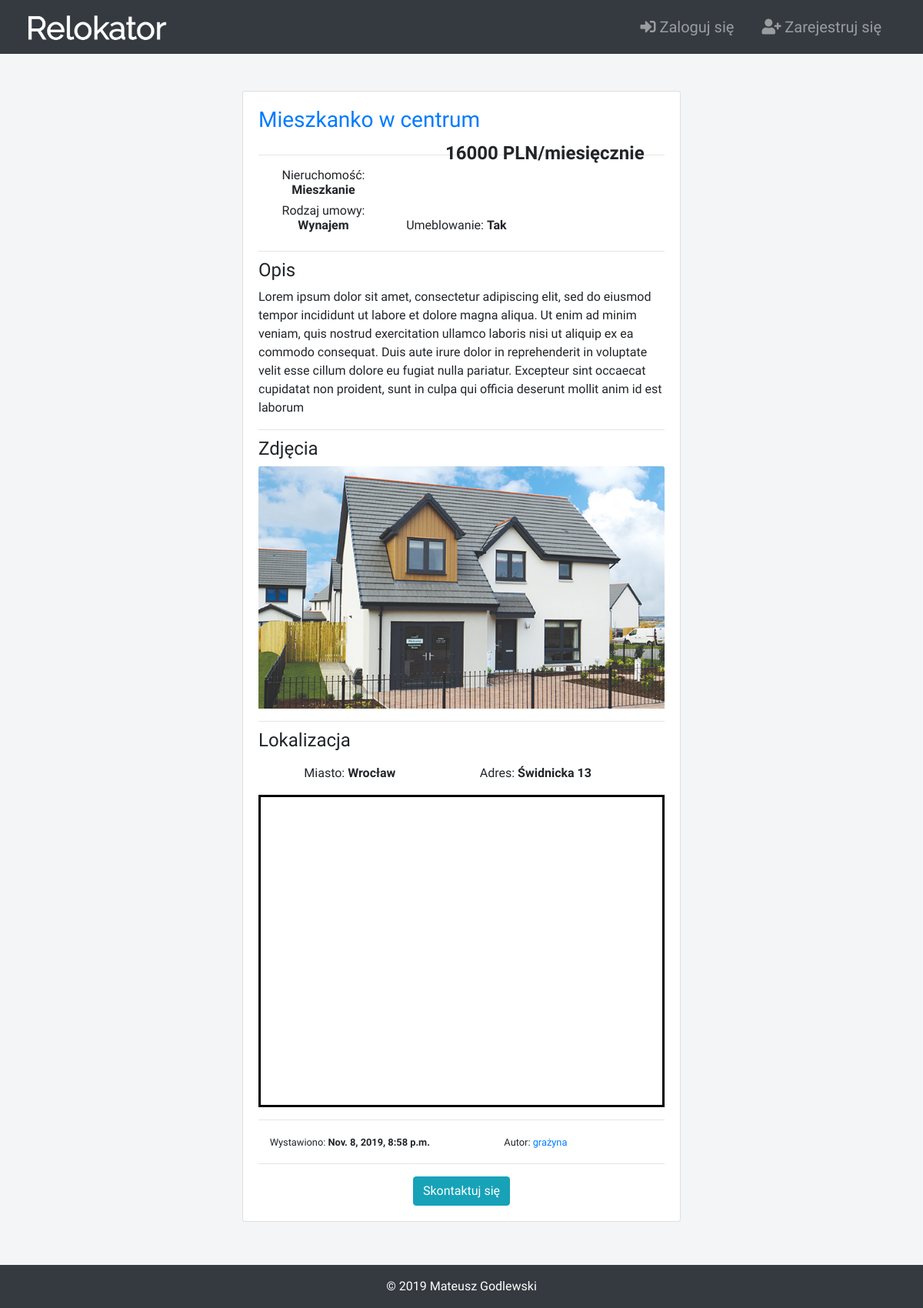
/adverts/12/, run on an earlier commit of the app's database.
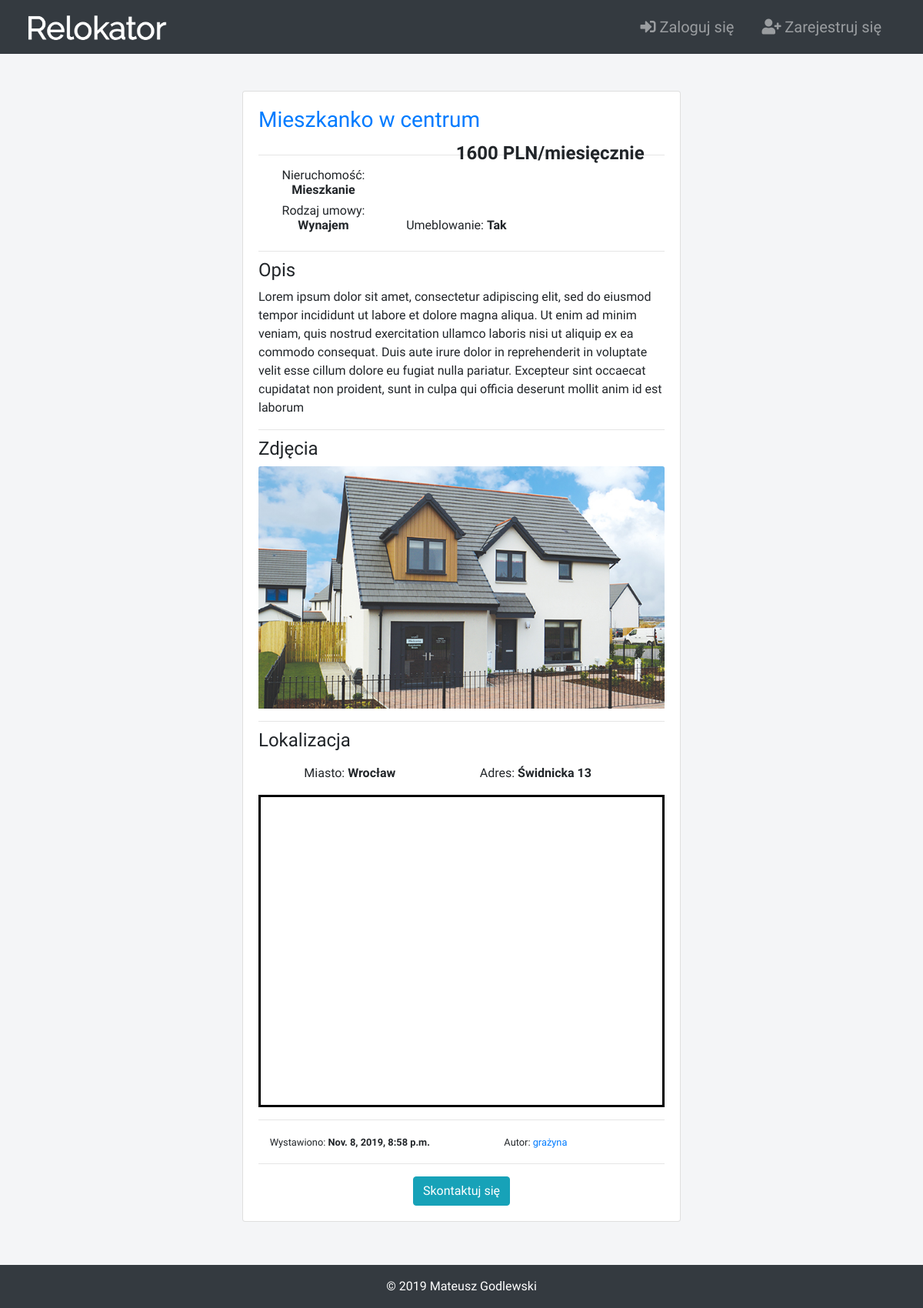
And on a later commit of the database.
### adverts/models.py (models this page shows, shortened)
class Advert(models.Model):
    objects = AdvertManager()   # advert manager, used for search
    location = GoogleMaps()     # adver google maps location object
    CATEGORY_CHOICES = (
        ("Dom", "Dom"),
        ("Mieszkanie", "Mieszkanie"),
        ("Pokój", "Pokój"),
    )
    TYPE_CHOICES = (
        ("Wynajem", "Wynajem"),
        ("Sprzedaż", "Sprzedaż")
    )
    slug = models.SlugField(null=True, blank=True)
    user = models.ForeignKey(User, default=1, null=True, on_delete=models.CASCADE)
    title = models.CharField(max_length=120, verbose_name="Tytuł")
    content = models.TextField(null=True, blank=True, verbose_name="Opis")
    category = models.CharField(max_length=10, choices=CATEGORY_CHOICES, verbose_name="Kategoria")
    advert_type = models.CharField(max_length=10, choices=TYPE_CHOICES, verbose_name="Typ")
    create_date = models.DateTimeField(default=timezone.now)
    furnished = models.BooleanField(default=False, verbose_name="Umeblowanie")
    city = models.CharField(max_length=100, blank=False, verbose_name="Miasto")
    address = models.CharField(max_length=100, blank=False, verbose_name="Adres")
    price = models.PositiveIntegerField(blank=False, null=False, verbose_name="Cena")
    image = models.ImageField(upload_to="images/", blank=True, null=True, verbose_name="Zdjęcia")
    map_url = models.CharField(max_length=200, default="") # google maps url
    map_coord_x = models.FloatField(default=0)  # longitude
    map_coord_y = models.FloatField(default=0)  # latitude

### accounts/models.py (models this page shows, shortened)
class Account(AbstractUser):
    username = models.CharField(max_length=50, unique=True, verbose_name="Nazwa użytkownika")
    first_name = models.CharField(max_length=100, unique=False, blank=False, verbose_name="Imię")
    last_name = models.CharField(max_length=100, unique=False, blank=True, verbose_name="Nazwisko")
    join_date = models.DateTimeField(default=timezone.now)
    email = models.EmailField(max_length=100, unique=True, blank=False, verbose_name="E-mail")
    phone_number = models.CharField(max_length=20, unique=True, blank=False, verbose_name="Numer telefonu")
    profile_image = models.ImageField(
        upload_to="profile_images/",
        blank=True,
        null=True,
        verbose_name="Zdjęcie profilowe",
    )
    USERNAME_FIELD = "username"
    REQUIRED_FIELDS = ["first_name", "email", "phone_number"]

### adverts/views.py (the view)
# urls.py: path("<str:advert_id>/", advert_detail_view),
def advert_detail_view(request, advert_id:str):
    template_name = "adverts/adverts-detail.html"
    advert = get_object_or_404(Advert, id=advert_id)
    companies = Company.objects.filter(Q(location=advert.city))
    user = Account.objects.get(username=str(advert.user))
    context = {
        "advert": advert,
        "companies": companies,
        "phone_number": user.phone_number,
        "email": user.email,
    }
    return render(request, template_name, context)

### adverts/models.py (called while the page is built)
    def get_queryset(self):
        return AdvertQuerySet(self.model, using=self._db)

### adverts/templates/adverts/adverts-detail.html (shortened to what this page needs)
{% extends "website/base.html" %}
{% block content %}
    <div id="advert-detail" class = "col-12 col-md-6 mx-auto mb-2 mt-">
        <div class = "card">
            <div class = "card-body">
                <h3 id="advert-detail-title" class="card-title">{{advert.title}}</h3>
                {% if advert.advert_type == "Wynajem" %}
                    <h4 id="advert-detail-price"><b>{{advert.price}} PLN/miesięcznie</b></h6>
                {% else %}
                    <h4 id="advert-detail-price"><b>{{advert.price}} PLN</b></h6>
                {% endif %}
                <hr>
                <div class="advert-detail-header"><h6>Nieruchomość: <b>{{advert.category}}</b></h6></div>
                <div class="advert-detail-header"><h6>Rodzaj umowy: <b>{{advert.advert_type}}</b></h6></div>
                <div class="advert-detail-header">
                {% if advert.furnished %}
                    <h6>Umeblowanie: <b>Tak</b></h6>
                {% else %}
                    <h6>Umeblowanie: <b>Nie</b></h6>
                {% endif %}
                </div>
                <hr>
                <h4 class="card-subtitle mb-2 text-bold">Opis</h4>
                <p class = "card-text">{{advert.content}}</p>
                <hr>
                <h4 class="card-subtitle mb-2 text-bold">Zdjęcia</h4>
                {% if advert.image %}
                    <img src="{{advert.image.url}}" id="advert-detail-photo" class="card-img-top">
                {% endif %}
                <hr>
                <h4 class="card-subtitle mb-3 text-bold">Lokalizacja</h4>
                <div class="advert-detail-location"><h6>Miasto: <b>{{advert.city}}</b></h6></div>
                <div class="advert-detail-location"><h6>Adres: <b>{{advert.address}}</b></h6></div>
                <div id="google-maps-frame"><iframe src="{{advert.map_url}}" width="100%" height="400" frameborder="0" style="border:0;" allowfullscreen=""></iframe></div>
                <hr>
                <div class="advert-detail-location"><small>Wystawiono: <b>{{advert.create_date}}</b></small></div>
                <div class="advert-detail-location"><small>Autor: <a href="/accounts/{{advert.user}}/info">{{advert.user}}</a></small></div>
                <hr>
                {% if request.user == advert.user %}
                    <div class="advert-detail-location"><a class="btn btn-info" href="{{advert.get_update_url}}">Edytuj</a></div>
                    <div class="advert-detail-location"><a class="btn btn-danger" href="{{advert.get_delete_url}}">Usuń</a></div>
                {% else %}
                    <div id="advert-detail-contact"><a class="btn btn-info" onclick="myFunction()">Skontaktuj się</a></div>
                {% endif %}
            </div>
        </div>
    </div>
{% endblock  %}

What changed in the data, as far as the page shows it:
changed Advert "Mieszkanko w centrum": price "16000" → "1600"
